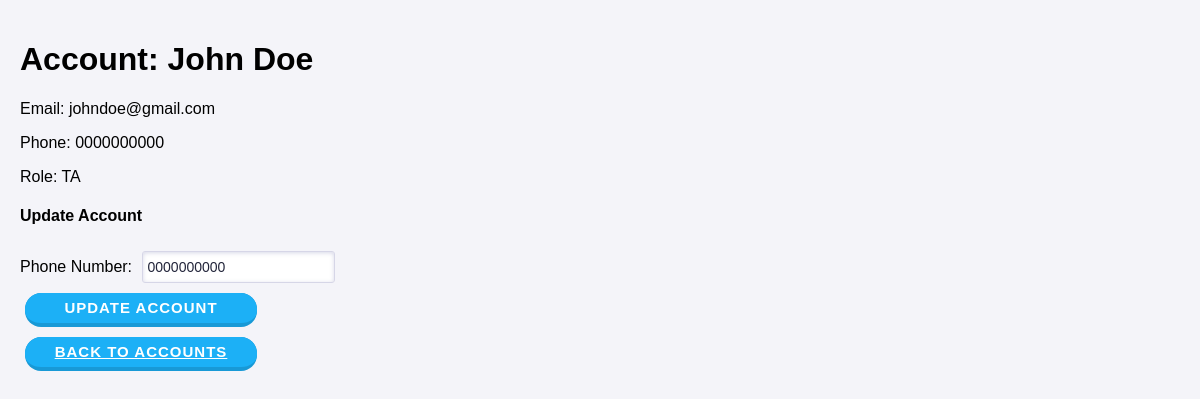
The page /account/5/ on the database its author committed.
### ScheduleAppData/models.py (models this page shows)
class User(models.Model):
    class Role(models.TextChoices):
        Supervisor = "Supervisor"
        Instructor = "Instructor"
        TA = "TA"
    Id = models.AutoField(primary_key=True)
    FirstName = models.CharField(max_length=120)
    LastName = models.CharField(max_length=120)
    Email = models.CharField(max_length=120)
    Password = models.CharField(max_length=120)
    Phone = models.CharField(max_length=120)
    Role = models.CharField(choices=Role.choices, max_length=20)

### ScheduleAppData/views.py (the view, shortened to what this page needs)
# urls.py: path('account/<int:account_id>/', AccountPage.as_view(), name='account_page'),
class AccountPage(View):
    def get(self, request, account_id):
        account = User.objects.get(Id=account_id)
        return render(request, 'AccountPage.html', {'account': account})

### templates/AccountPage.html (shortened to what this page needs)
{% load static %}
<!DOCTYPE html>
<html lang="en">
<head>
    <link rel="stylesheet" href="{% static 'css/styles.css' %}">
</head>
<body>
    <div class="container">
        <h1>Account: {{ account.FirstName }} {{ account.LastName }}</h1>
        <p>Email: {{ account.Email }}</p>
        <p>Phone: {{ account.Phone }}</p>
        <p>Role: {{ account.Role }}</p>
        <h4>Update Account</h4>
        <form method="POST">
            <div class="form-group">
                <label for="phone">Phone Number:</label>
                <input type="tel" id="phone" name="phone" value="{{ account.Phone }}" class="text-field" required>
            </div>
            <button type="submit" name="update_account" class="button">Update Account</button>
        </form>
        <a href="/accounts/" class="button">Back to Accounts</a>
    </div>
</body>
</html>

### static/css/styles.css (style rules this page uses)
body { font-family: Arial, sans-serif; margin: 0; padding: 0; background-color: #f4f4f9; }
.container { max-width: 1200px; margin: 0 auto; padding: 20px; }
.button { appearance: button; background-color: #1899D6; border: solid transparent; border-radius: 16px; border-width: 0 0 4px; box-sizing: border-box; color: #FFFFFF; cursor: pointer; display: inline-block; font-family: din-round,sans-serif; font-size: 15px; font-weight: 700; letter-spacing: 1px; line-height: 10px; margin: 5px; outline: none; overflow: visible; padding: 10px; text-align: center; text-transform: uppercase; touch-action: manipulation; transform: translateZ(0); transition: filter .2s; user-select: none; -webkit-user-select: none; vertical-align: middle; white-space: nowrap; width: 20%; }
.button:after { background-clip: padding-box; background-color: #1CB0F6; border: solid transparent; border-radius: 16px; border-width: 0 0 4px; bottom: -4px; content: ""; left: 0; position: absolute; right: 0; top: 0; z-index: -1; }
.button, .button:focus { user-select: auto; }
.text-field { position: relative; cursor: text; font-size: 14px; line-height: 10px; padding: 5px; height: 20px; background-color: #fff; border: 1px solid #d6d6e7; margin: 5px; border-radius: 3px; color: rgb(35, 38, 59); box-shadow: inset 0 1px 4px 0 rgb(119 122 175 / 30%); overflow: hidden; transition: all 100ms ease-in-out; }

### rows shown on the page
User: FirstName "John", LastName "Doe", Email "johndoe@gmail.com", Phone "0000000000", Role "TA", phone "0000000000"
